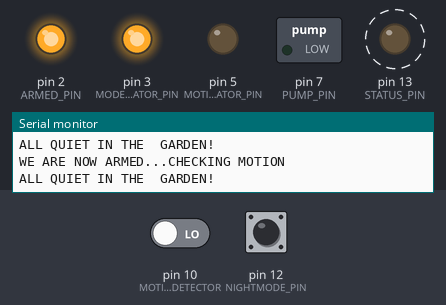
Bench run of a sketch on a simulated Arduino Uno, built with avr-gcc and run on an emulated ATmega328P. Shown: switched loads named in the sketch (green lamp = pin HIGH), output pins drawn as LEDs (lit = HIGH), the last lines printed to the serial monitor. Dashed ring = blinking. The test bench sets the inputs (shaded band); at power-on: pin 10 (MOTION_DETECTOR) LOW, pin 12 (NIGHTMODE_PIN) HIGH.

Above: at 11.48 s.
11.9 s: pin 10 (MOTION_DETECTOR) driven HIGH
At 13.5 s:
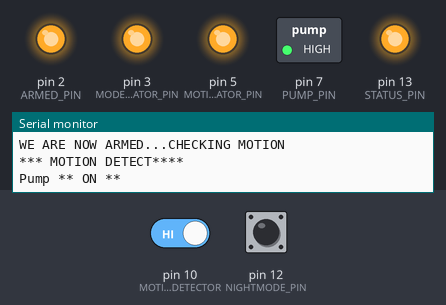
At 15.7 s:
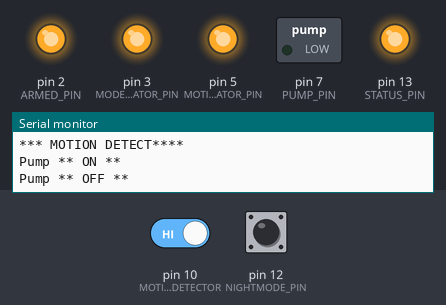
Timing chart, 0 to 23.9 s (numbered marks = the images above; inputs shaded):
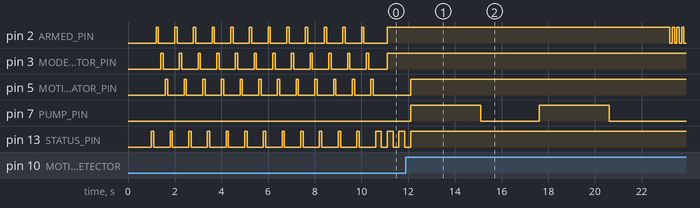

The sketch:

FoxRIP.ino
```cpp
/*
  FoxRIP - Johnny July 2020

*/

//#define _TESTMODE         // Run Test Code or Main Loop
#define _SDEBUG           // Serial Debug
#define _NIGHTMODE        LOW

#define _MOTION_INDICATOR //
#define PUMP_TIME   3000
#define PUMP_DELAY  2500

#define NIGHT_THRESHOLD (300)
#define NUMPUMPTURNS (2)

#define _SECS(_A) (_A * 1000L)
#define _MINS(_A) (_A * 60L * 1000L)

#define MIN_DEBOUNCE_DELAY  _SECS(4)
#define MAX_DEBOUNCE_DELAY  _MINS(10)

#define MOTION_DETECTOR 10
#define NIGHTMODE_PIN 12      // pull down if you want it to wok in day and night

// Analog IN
#define TIMERDELAY_ADJUST 14  // Analog  (A0)
#define LIGHT_PIN 15         // Analog LDR pin (A1)


#define ARMED_PIN 2             // Lights UP whenever the Alarm is armed.

#define STATUS_PIN LED_BUILTIN
#define PUMP_PIN        7       // Analog OUT (PWM)
#define MOTION_INDICATOR_PIN      5       // Indicates if we have motion or not (always showing)
#define MODE_INDICATOR_PIN        3

#define STATUSLEDDELAY 250

#define STARTDELAY      10000

void motionIndicator(void) ;
void modeIndicator(void) ;


// the setup function runs once when you press reset or power the board
void setup() {
  // initialize i/o pins
  Serial.begin(115200) ;

  pinMode(STATUS_PIN, OUTPUT);
  pinMode(PUMP_PIN, OUTPUT);
  pinMode(ARMED_PIN, OUTPUT);
  pinMode(MOTION_INDICATOR_PIN, OUTPUT);
  pinMode(MODE_INDICATOR_PIN, OUTPUT);

  digitalWrite(STATUS_PIN,LOW) ;
  digitalWrite(PUMP_PIN,LOW) ;
  digitalWrite(ARMED_PIN,LOW) ;
  digitalWrite(MOTION_INDICATOR_PIN,LOW) ;
  digitalWrite(MODE_INDICATOR_PIN,LOW) ;


  pinMode(MOTION_DETECTOR,INPUT) ;
  pinMode(LIGHT_PIN,INPUT) ;                //
  pinMode(NIGHTMODE_PIN,INPUT_PULLUP) ;
  pinMode(TIMERDELAY_ADJUST,INPUT) ;      // timer adjust after

  delay(1000) ;

  Serial.print("Pin A0 =") ;
  Serial.println(A0) ;
  Serial.print("Pin A1 =") ;
  Serial.println(A1) ;

  Serial.print("Built in LED =") ;
  Serial.println(LED_BUILTIN) ;
  Serial.println(_24HourMode() ? "24Hour Mode" : "NightMode ") ;


  startupDelay(STARTDELAY) ;


}


void startupDelay(int sDelay) {
    int pulseDelay = 100 ;
    int numOfIndicators = 4 ;

    int numLoops = max(1,sDelay / (2 * numOfIndicators * pulseDelay))   ;
    for(int i = 0 ; i < numLoops ; i++) {

      pinToggle(STATUS_PIN,pulseDelay) ;
      pinToggle(ARMED_PIN,pulseDelay) ;
      pinToggle(MODE_INDICATOR_PIN,pulseDelay) ;
      pinToggle(MOTION_INDICATOR_PIN,pulseDelay) ;
     // pinToggle(PUMP_PIN,pulseDelay) ;
      Serial.println(".") ;

    }

}

void loop() {
#ifndef _TESTMODE
  loopMain() ;
#else
  loopTest() ;
#endif
}


void loopTest() {

#ifdef _SDEBUG
  Serial.println("*** loopTest ***") ;
  Serial.println(_24HourMode() ? "*** 24 HOUR MODE ***" : "*** NIGHT MODE ***") ;
  Serial.println(isNight() ? "***NIGHTTIME ***" : "*** DAYTIME ***") ;
 #endif

  calculateDebounceDelay() ;
  motionIndicator() ;
  modeIndicator() ;

  pinToggle(STATUS_PIN,250) ;

  if (isNight()) {
     digitalWrite(ARMED_PIN,HIGH) ;
  } else {
    if (_24HourMode()) {
      digitalWrite(ARMED_PIN,HIGH) ;
      delay(50) ;
      digitalWrite(ARMED_PIN,LOW) ;
      delay(450) ;
    } else {
      pinToggle(ARMED_PIN,250) ;
    }

  }

  pinToggle(PUMP_PIN,250) ;


}


// the loop function runs over and over again forever
void loopMain() {

#ifdef _TESTMODE
    Serial.println("*** loopMain ***") ;
#endif

    pinToggle(STATUS_PIN,STATUSLEDDELAY) ;

#ifdef _MOTION_INDICATOR
      motionIndicator() ;
#endif
    modeIndicator() ;

    if (_24HourMode() || isNight()) {
      digitalWrite(ARMED_PIN,HIGH) ;

#ifdef _SDEBUG
      Serial.println("WE ARE NOW ARMED...CHECKING MOTION") ;
#endif
      if (motionDetected()) {
        digitalWrite(STATUS_PIN,HIGH) ;
        // Turn Pump on Several times
        for(int i = 0 ; i < NUMPUMPTURNS ; i++) {
          pumpOn(PUMP_TIME) ;
          delay(PUMP_DELAY) ;
        }
        debounceAlarm() ;
        digitalWrite(STATUS_PIN,LOW) ;
      }
    } else {
      test() ;
      digitalWrite(ARMED_PIN,LOW) ;
    }


}


bool _24HourMode() {
  return !nightMode() ;
}


bool nightMode() {
  return (digitalRead(NIGHTMODE_PIN) == _NIGHTMODE) ;
}


bool isNight() {

  // READ IN ADC and see if it has reached a threshhold value
  // High readings == DAYTIME, Low readings == NIGHTTIME
  int val = analogRead(LIGHT_PIN) ;

#ifdef _SDEBUG
  Serial.print("isNight Reading ") ;
  Serial.print(val) ;
  Serial.print(" - compare with threshold ") ;
  Serial.println(NIGHT_THRESHOLD) ;
#endif

  return (val < NIGHT_THRESHOLD) ;
}

long calculateDebounceDelay() {
  int val = analogRead(TIMERDELAY_ADJUST) ;
  long del = map(val, 0, 1023, MIN_DEBOUNCE_DELAY ,MAX_DEBOUNCE_DELAY) ;

#ifdef _SDEBUG
  Serial.print("ADC debounceAlarm - Delay Reading : ") ;
  Serial.println(val) ;
  Serial.print("Mapped Delay : ") ;
  Serial.println(del) ;

  Serial.print("min(") ;
  Serial.print(MIN_DEBOUNCE_DELAY) ;
  Serial.print(") max(") ;
  Serial.print(MAX_DEBOUNCE_DELAY) ;
  Serial.println(")") ;

#endif

  return del ;
}


void debounceAlarm() {

#ifdef _SDEBUG
  Serial.println("debounceAlarm") ;
#endif
  int pulseDelay = 100 ;
  long del = calculateDebounceDelay() ;
  long numPulses = del / (2*pulseDelay) ;
  for(int i = 0 ; i < numPulses ; i++) {
    digitalWrite(ARMED_PIN,HIGH) ;
    delay(pulseDelay) ;
    digitalWrite(ARMED_PIN,LOW) ;
    delay(pulseDelay) ;
  }
}


void pumpOn(int pumpFor) {
#ifdef _SDEBUG
  Serial.println("Pump ** ON **") ;
#endif

  digitalWrite(PUMP_PIN,HIGH) ;
  delay(pumpFor) ;
  digitalWrite(PUMP_PIN,LOW) ;

#ifdef _SDEBUG
  Serial.println("Pump ** OFF **") ;
#endif
}


void motionIndicator() {
  if (motionDetected()) {
     digitalWrite(MOTION_INDICATOR_PIN,HIGH) ;
  } else {
     digitalWrite(MOTION_INDICATOR_PIN,LOW) ;
  }
}

void modeIndicator() {
  if (_24HourMode()) {
     digitalWrite(MODE_INDICATOR_PIN,HIGH) ;
  } else {
     digitalWrite(MODE_INDICATOR_PIN,LOW) ;
  }
}

bool motionDetected() {
  bool motionDetected = (digitalRead(MOTION_DETECTOR) == HIGH) ;

#ifdef _SDEBUG
  Serial.println(motionDetected ? "*** MOTION DETECT****" : "ALL QUIET IN THE  GARDEN!") ;
#endif

  return motionDetected ;
}

void pinToggle(int pin,int del) {
  digitalWrite(pin, HIGH);   // turn the pin on (HIGH is the voltage level)
  delay(del);                       // wait
  digitalWrite(pin, LOW);    // turn the pin off by making the voltage LOW
  delay(del);   // wait


}

void test() {
  debugAnalogPin(" LDR ",LIGHT_PIN) ;
  Serial.print(" THRESHOLD FOR LDR ") ;
  Serial.println(NIGHT_THRESHOLD) ;
  debugAnalogPin(" TimerAdjust ",TIMERDELAY_ADJUST) ;
  debugPin(" Motion ",MOTION_DETECTOR) ;
  debugPin(" Night Mode ",NIGHTMODE_PIN) ;
}

int debugPin(const char *pinName, int pin) {
  int val = digitalRead(pin) ;
  Serial.print(pinName) ;
  Serial.println(val) ;
  return val ;
}

int debugAnalogPin(char *pinName, int pin) {
  int val = analogRead(pin) ;

#ifdef _SDEBUG
  Serial.print(pinName) ;
  Serial.println(val) ;
#endif

  return val ;
}
```

Measured:
- after the input at 11.9 s, pin 2 (ARMED_PIN): alternates HIGH for 0.10 s and LOW for 0.10 s, starting after 11.3 s; pin 5 (MOTION_INDICATOR_PIN): LOW → HIGH after 0.21 s; pin 7 (PUMP_PIN): alternates HIGH for 3.0 s and LOW for 2.5 s, starting after 0.21 s; pin 13 (STATUS_PIN): goes on until 12.1 s, then stays HIGH
- by itself, pin 3 (MODE_INDICATOR_PIN): alternates HIGH for 0.10 s and LOW for 0.70 s
